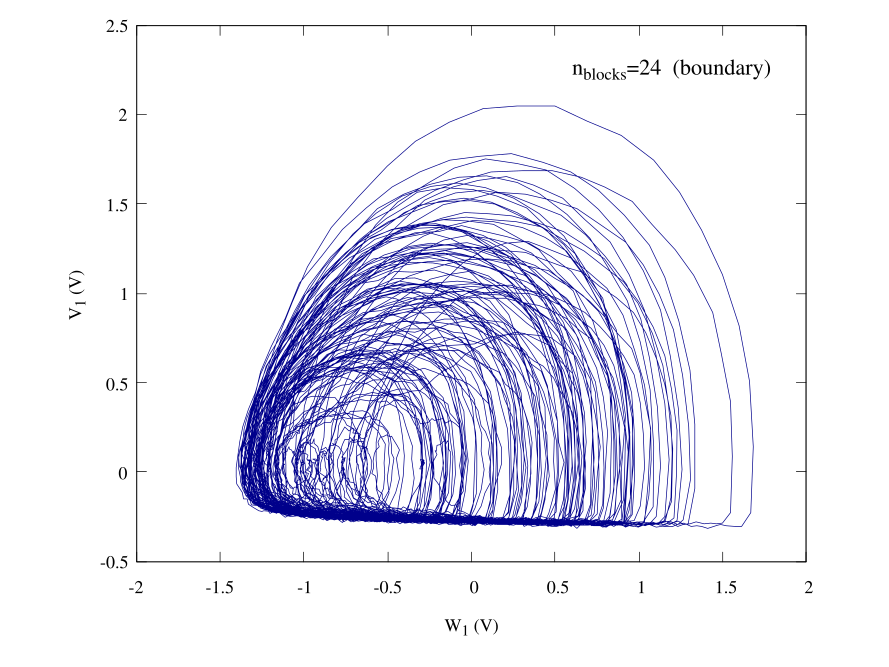

Recreate this plot in gnuplot.
set terminal qt persist
set termoption font "Times,10"
set border lw 0.5

set label at graph 0.65,0.925 "n_{blocks}=24  (boundary)" font ",12"
set xlabel "W_1 (V)"
set ylabel "V_1 (V)"
set size ratio 0.8
set xrange [-2:2]
set yrange [-0.5:2.5]
plot "24_blocks_avg.dat" u ($3*10):($2*10) every ::0::10000 w l notitle lc "dark-blue" lw 0.5
